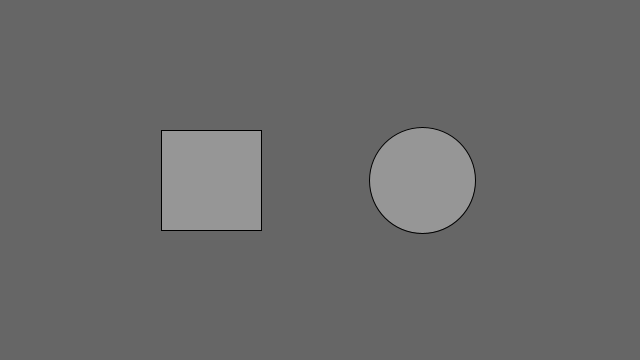
Frame 1 (no input)
Frame 60 (the mouse pressed at the canvas centre just before this capture): identical to frame 1, image omitted
Frame 120 (the mouse held since frame 60 and released just before this capture): identical to frame 1, image omitted

The Processing sketch that drew this single still picture (run headless with seeded random() and noise(); from frame 60 on, the mouse is pressed at the canvas centre):

// Processing sketch: processing_63680
// ── processing_63680.pde

/* OpenProcessing Tweak of *@*http://www.openprocessing.org/sketch/49691*@* */
/* !do not delete the line above, required for linking your tweak if you re-upload */
float rx, ry;    // rectangle x- and y-coordinate
float rd = 100;
float rr = rd/2; // rectangle width
float x;
float y;
float z;

float easing=0.02;
float en;
float er;



float ex, ey;    // ellipse x- and y-coordinate
float ed = 106;  // ellipse diameter
float et=ey;
float eh = 53;


void setup() {
  size(640, 360);
  smooth();

  // Set the x- and y-coordinates for the rectangle
  rx = width * 0.33 - rd/2;
  ry = height * 0.5 - rd/2;

  // Set the x- and y-coordinates for the ellipse
  ex = width * 0.66;
  ey = height * 0.5;
}

void draw() {
  background(102);
  stroke(0);
  fill(150);
  rect(rx, ry, rd, rd);

  ellipse(ex, ey, ed, ed);

  float m = map(mouseX, rx, rx+rd, 0, 225);
  if ((mouseX>=rx) && (mouseY>=ry) &&
    (mouseX<=rx+rd) && (mouseY<=ry+rd)) {
    x = x+.5+(x*easing);
    y = 360-x;
    z = 640-x;
    noStroke();
    fill(m,255,255,m);
    ellipse(x, x, 65, 65);
    ellipse(x, y, 65, 65);
    ellipse(z, x, 65,65);
    ellipse(z, y, 65, 65);
   if ((x>400) && (z<400)) {
      x=0;
      z=0;
    }
   if (mousePressed == true){
   x=mouseX;
 y=mouseY;}
 else{
    x = x+.5+(x*easing);
    y = 360-x;
    z = 640-x;
 }
    }
   
  float r = dist(mouseX, mouseY, ex, ey);
  if (r < rr) {
    x=x+1;
    et=et+1;
    noStroke();
    fill(255, 255,0, 125);
    rect(x, 160, eh, eh);
    fill(255,255, 0, 125);
    rect(ex-53,et-53,2*eh,2*eh);
    if (mousePressed == true){
    x =x+.001;
    et=et+.001;
}
else{
    x=x+12;
    et=et+12;
       

}

  if (x>width){
      x=0;
    }
    if(et-53>height){
    et=53;
    }


  } 

}
